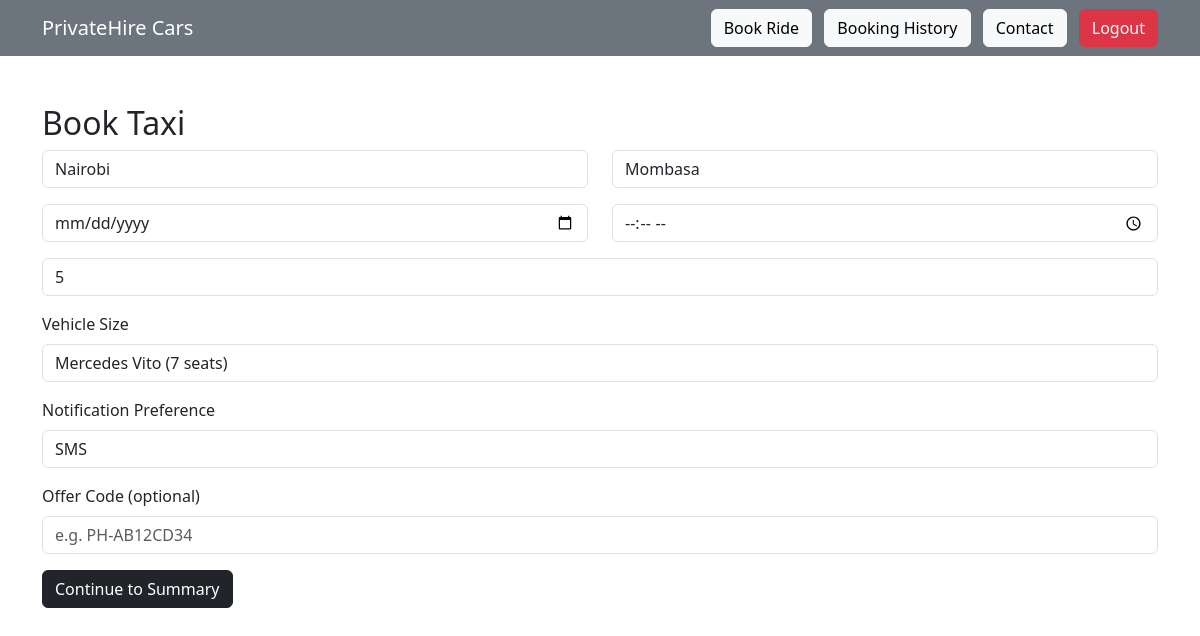
Screenshot of /booking/book.php?rebook_id=2 (signed in) with the database file from the repository.
### tables this page shows
CREATE TABLE `bookings` (
  `id` int(11) NOT NULL,
  `user_id` int(11) DEFAULT NULL,
  `pickup` varchar(255) DEFAULT NULL,
  `destination` varchar(255) DEFAULT NULL,
  `journey_date` date DEFAULT NULL,
  `journey_time` time DEFAULT NULL,
  `passengers` int(11) DEFAULT NULL,
  `vehicle_id` int(11) DEFAULT NULL,
  `status` varchar(50) DEFAULT 'Booked',
  `driver_id` int(11) DEFAULT NULL,
  `notification_preference` enum('sms','email','both') DEFAULT 'sms',
  `confirmation_sent` tinyint(1) DEFAULT 0,
  `reminder_sent` tinyint(1) DEFAULT 0
);

### booking/book.php (the view, shortened to what this page needs)
<?php
include "../config/db.php";
include "../navbar.php";
$userId = (int)$_SESSION['user_id'];
$prefill = [
    'pickup' => '',
    'destination' => '',
    'passengers' => 1,
    'vehicle' => 0,
    'notification_preference' => 'sms'
];
if (isset($_GET['rebook_id'])) {
    $rebookId = (int)$_GET['rebook_id'];
    if ($rebookId > 0) {
        $r = $conn->query("SELECT * FROM bookings WHERE id={$rebookId} AND user_id={$userId} LIMIT 1");
        if ($r && $r->num_rows === 1) {
            $row = $r->fetch_assoc();
            $prefill['pickup'] = $row['pickup'] ?? '';
            $prefill['destination'] = $row['destination'] ?? '';
            $prefill['passengers'] = (int)($row['passengers'] ?? 1);
            $prefill['vehicle'] = (int)($row['vehicle_id'] ?? 0);
            $prefill['notification_preference'] = $row['notification_preference'] ?? 'sms';
        }
    }
}
$form = [
    'pickup' => trim($_POST['pickup'] ?? $prefill['pickup']),
    'destination' => trim($_POST['destination'] ?? $prefill['destination']),
    'date' => $_POST['date'] ?? '',
    'time' => $_POST['time'] ?? '',
    'passengers' => (int)($_POST['passengers'] ?? $prefill['passengers']),
    'vehicle' => (int)($_POST['vehicle'] ?? $prefill['vehicle']),
    'notification_preference' => $_POST['notification_preference'] ?? $prefill['notification_preference'],
    'offer_code' => strtoupper(trim($_POST['offer_code'] ?? ''))
];
$vehicles = $conn->query("SELECT * FROM vehicles WHERE active=1 ORDER BY seats ASC, name ASC");
?>
<div class="container mt-5">
    <h2>Book Taxi</h2>
    <form method="POST" class="mb-4">
        <div class="row">
            <div class="col-md-6"><input class="form-control mb-3" name="pickup" placeholder="Pickup location" value="<?php echo htmlspecialchars($form['pickup']); ?>" required></div>
            <div class="col-md-6"><input class="form-control mb-3" name="destination" placeholder="Destination" value="<?php echo htmlspecialchars($form['destination']); ?>" required></div>
        </div>
        <div class="row">
            <div class="col-md-6"><input class="form-control mb-3" type="date" name="date" value="<?php echo htmlspecialchars($form['date']); ?>" required></div>
            <div class="col-md-6"><input class="form-control mb-3" type="time" name="time" value="<?php echo htmlspecialchars($form['time']); ?>" required></div>
        </div>
        <input class="form-control mb-3" type="number" name="passengers" placeholder="Number of passengers" min="1" value="<?php echo (int)$form['passengers']; ?>" required>
        <label class="form-label">Vehicle Size</label>
        <select class="form-control mb-3" name="vehicle" required>
            <?php while ($row = $vehicles->fetch_assoc()) { ?>
                <option value="<?php echo (int)$row['id']; ?>" <?php echo ((int)$form['vehicle'] === (int)$row['id']) ? 'selected' : ''; ?>>
                    <?php echo htmlspecialchars($row['name']); ?> (<?php echo (int)$row['seats']; ?> seats)
                </option>
            <?php } ?>
        </select>
        <label class="form-label">Notification Preference</label>
        <select class="form-control mb-3" name="notification_preference" required>
            <option value="sms" <?php echo $form['notification_preference'] === 'sms' ? 'selected' : ''; ?>>SMS</option>
        </select>
        <label class="form-label">Offer Code (optional)</label>
        <input class="form-control mb-3" name="offer_code" value="<?php echo htmlspecialchars($form['offer_code']); ?>" placeholder="e.g. PH-AB12CD34">
        <button class="btn btn-dark" name="preview_booking">Continue to Summary</button>
    </form>
</div>

### rows the page displays
bookings: pickup "Nairobi", destination "Mombasa", passengers "5", notification_preference "SMS"

### other values shown
form field vehicle "Mercedes Vito (7 seats)"
